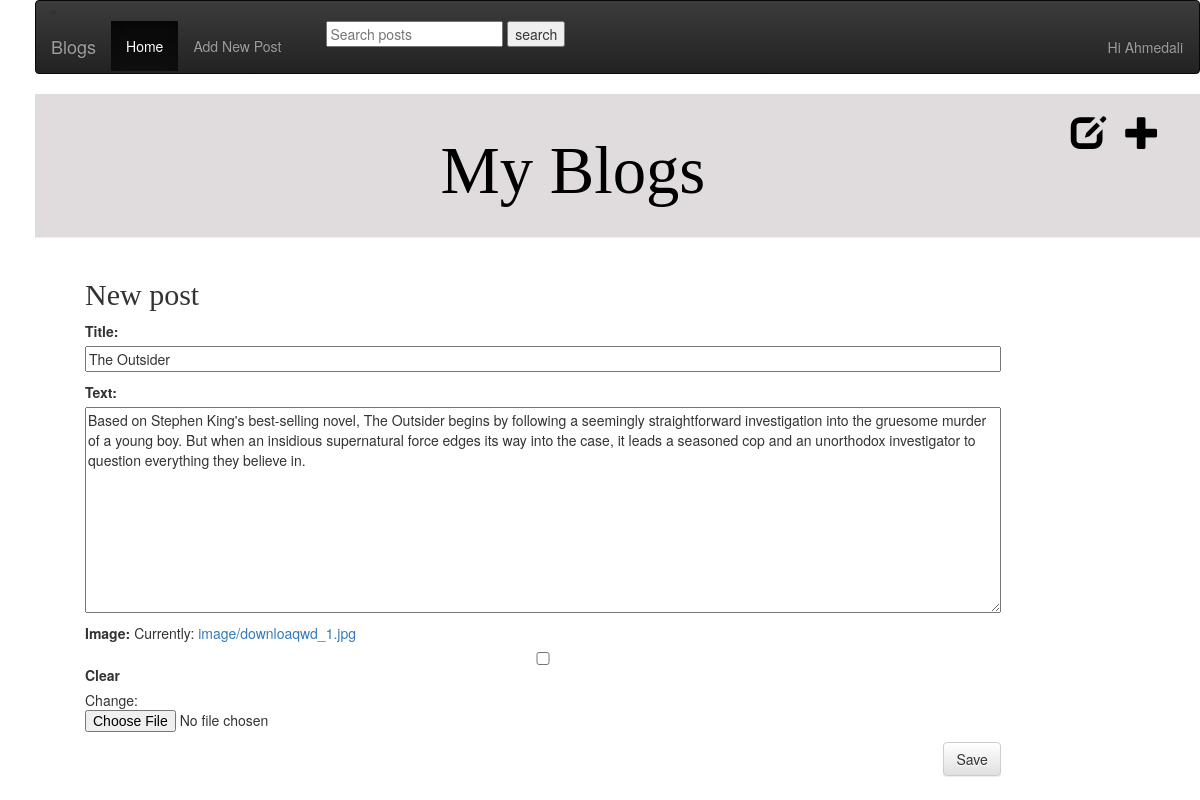
The page /post/1/edit/ (signed in) on the database its author committed.
### MyApp/models.py (models this page shows, shortened)
class Post(models.Model):
    author = models.ForeignKey(settings.AUTH_USER_MODEL, on_delete=models.CASCADE)
    tags = TaggableManager()
    title = models.CharField(max_length=200)
    text = RichTextUploadingField()
    image = models.ImageField(upload_to='image',blank=True, null=True,)
    created_date = models.DateTimeField(default=timezone.now)
    published_date = models.DateTimeField(blank=True, null=True)
    last_edited = models.DateTimeField(auto_now=True)
    views = models.PositiveIntegerField(default=0)
    class Meta:
        ordering = ('-published_date',)

### MyApp/views.py (the view)
# urls.py: path('post/<int:pk>/edit/', views.post_edit, name='post_edit'),
@login_required()
def post_edit(request, pk):
    post = get_object_or_404(Post, pk=pk)
    form = PostForm()
    if request.method == "POST":
        form = PostForm(request.POST, request.FILES, instance=post)
        if form.is_valid():
            post = form.save(commit=False)
            post.author = request.user
            post.save()
            return redirect('post_detail', pk=post.pk)
    else:
        form = PostForm(instance=post)
    return render(request, 'blog/post_edit.html', {'form': form})

### MyApp/forms.py
class PostForm(forms.ModelForm):
    class Meta:
        model = Post
        fields = ('title','text','image', 'tags')

### MyApp/templates/blog/post_edit.html (shortened to what this page needs)
{% extends 'blog/base.html' %}
{% block content %}
    <h2>New post</h2>
    <form method="POST" class="post-form" enctype="multipart/form-data">{% csrf_token %}
        {{ form.as_p }}
        <button type="submit" class="save btn btn-default">Save</button>
    </form>
{% endblock %}

### MyApp/templates/blog/base.html (shortened to what this page needs)
{% load blog_tags %}
{% load static %}
<html xmlns="http://www.w3.org/1999/html">
    <head>
        <link rel="stylesheet" href="//maxcdn.bootstrapcdn.com/bootstrap/3.2.0/css/bootstrap.min.css">
        <link rel="stylesheet" href="//maxcdn.bootstrapcdn.com/bootstrap/3.2.0/css/bootstrap-theme.min.css">
        <link rel="stylesheet" href="{% static 'css/vlog.css' %}">
</head>
<body>
<nav class="navbar navbar-inverse">
  <li class="container-fluid">
    <div class="navbar-header">
      <a class="navbar-brand" href="#">Blogs</a>
    </div>
    <ul class="nav navbar-nav">
      <li class="active"><a href="/">Home</a></li>
      <li><a href="{% url 'post_new' %}"> Add New Post</a></li>
      <li><a href=""></a></li>
       <li><form method = 'Get' action="">
    <input type="text" name="q"  placeholder="Search posts" />
    <input type="submit" value="search" />
</form> </li>
    </ul>
    <ul class="nav navbar-nav navbar-right">
        {% if user.is_authenticated %}
        <li class="nav-item dropdown">
            <a class="btn btn-secondary dropdown-toggle" href="#" role="button" id="dropdownMenuLink" data-toggle="dropdown" aria-haspopup="true" aria-expanded="false">
                <span>Hi {{ request.user|capfirst }}</span>
            </a>
        </li>
        {% else %}
        <li class="nav-item">
            <a href="{% url 'login' %}" class="nav-link">Login</a>
        </li>
        {% endif %}
    </ul>
</nav>
<div class="page-header">
        <a href="{% url 'post_new' %}" class="top-menu"><span class="glyphicon glyphicon-plus"></span></a>
        {% if user.is_authenticated %}
            <a href="{% url 'post_draft_list' %}" class="top-menu"><span class="glyphicon glyphicon-edit"></span></a>
        {% endif %}
        <h1><a href="/">My Blogs</a></h1>
    </div>
   <div class="container">
    <div class="row justify-content-center">
      <div class="col-lg-10 col-md-12">
        <div class="card mb-4">
          <div class="card-body">
            {% block content %}
            {% endblock %}
          </div>
        </div>
      </div>
    </div>
  </div>
</body>
</html>

### MyApp/static/css/vlog.css (style rules this page uses)
h1 a, h2 a { color: #191e21; font-family: 'Lobster'; }
body { padding-left: 35px; background-color: #2b9bbbd; }
.page-header { background-color: #e0dcdd; margin-top: 0; padding: 20px 20px 20px 40px; }
.page-header h1, .page-header h1 a, .page-header h1 a:visited, .page-header h1 a:active { color: black; font-size: 50pt; text-decoration: none; text-align: center; }
h1, h2, h3, h4 { font-family: 'Lobster', cursive; }
.save { float: right; }
.post-form textarea, .post-form input { width: 100%; }
.top-menu, .top-menu:hover, .top-menu:visited { color: black; float: right; font-size: 26pt; margin-right: 20px; }
.row { padding-left: 35px; display: block; }

### rows shown on the page
Post: title "The Outsider", text "Based on Stephen King's best-selling novel, The Outsider begins by following a seemingly straightforward investigation into the gruesome murder of a young boy. But when an insidious supernatural force edges its way into the case, it leads a seasoned cop and an unorthodox investigator to question everything they believe in."

### other values the page prints
{{ request.user|capfirst }} "Ahmedali"
